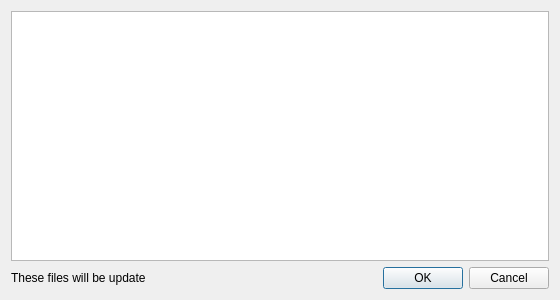
<?xml version="1.0" encoding="UTF-8"?>
<ui version="4.0">
 <class>Update_a_Dialog</class>
 <widget class="QDialog" name="Update_a_Dialog">
  <property name="geometry">
   <rect>
    <x>0</x>
    <y>0</y>
    <width>560</width>
    <height>300</height>
   </rect>
  </property>
  <property name="windowTitle">
   <string>Recovery Overwrite Files Confirm</string>
  </property>
  <layout class="QVBoxLayout" name="verticalLayout">
   <item>
    <widget class="QListView" name="listView"/>
   </item>
   <item>
    <layout class="QHBoxLayout" name="horizontalLayout" stretch="10,0">
     <item>
      <widget class="QLabel" name="label">
       <property name="text">
        <string>These files will be update</string>
       </property>
      </widget>
     </item>
     <item>
      <widget class="QDialogButtonBox" name="buttonBox">
       <property name="orientation">
        <enum>Qt::Horizontal</enum>
       </property>
       <property name="standardButtons">
        <set>QDialogButtonBox::Cancel|QDialogButtonBox::Ok</set>
       </property>
      </widget>
     </item>
    </layout>
   </item>
  </layout>
 </widget>
 <resources/>
 <connections>
  <connection>
   <sender>buttonBox</sender>
   <signal>accepted()</signal>
   <receiver>Update_a_Dialog</receiver>
   <slot>accept()</slot>
   <hints>
    <hint type="sourcelabel">
     <x>549</x>
     <y>289</y>
    </hint>
    <hint type="destinationlabel">
     <x>157</x>
     <y>274</y>
    </hint>
   </hints>
  </connection>
  <connection>
   <sender>buttonBox</sender>
   <signal>rejected()</signal>
   <receiver>Update_a_Dialog</receiver>
   <slot>reject()</slot>
   <hints>
    <hint type="sourcelabel">
     <x>549</x>
     <y>289</y>
    </hint>
    <hint type="destinationlabel">
     <x>286</x>
     <y>274</y>
    </hint>
   </hints>
  </connection>
 </connections>
</ui>
